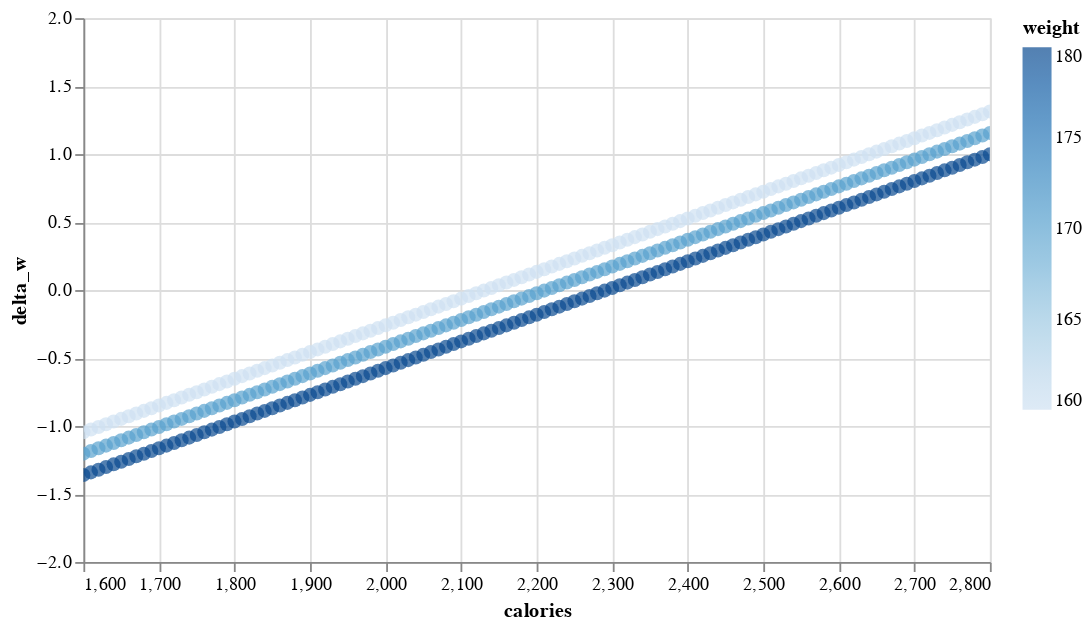

This figure's notebook cell:
### Code cell
wgt = wgt_df[wgt_df.steps==10000].copy()
alt.Chart(wgt).mark_circle(size=60).encode(
    alt.X('calories',
        scale=alt.Scale(domain=(1600, 2800))
    ),    
    y='delta_w',
    color='weight',
    tooltip=['calories', 'steps', 'weight', 'delta_w']
).properties(
    width=500,
    height=300
).interactive()

### Figure 1 — Vega-Lite specification as saved in the notebook (floating-point values rounded to 4 significant figures; data arrays with more than 128 entries replaced by an {"elided": "..."} marker saying what was removed)
{"config": {"view": {"continuousWidth": 400, "continuousHeight": 300}}, "data": {"name": "data-9fdbaa32e34b5c64ff7b3b24961091ce"}, "mark": {"type": "circle", "size": 60}, "encoding": {"color": {"type": "quantitative", "field": "weight"}, "tooltip": [{"type": "quantitative", "field": "calories"}, {"type": "quantitative", "field": "steps"}, {"type": "quantitative", "field": "weight"}, {"type": "quantitative", "field": "delta_w"}], "x": {"type": "quantitative", "field": "calories", "scale": {"domain": [1600, 2800]}}, "y": {"type": "quantitative", "field": "delta_w"}}, "height": 300, "selection": {"selector072": {"type": "interval", "bind": "scales", "encodings": ["x", "y"]}}, "width": 500, "$schema": "https://vega.github.io/schema/vega-lite/v4.0.2.json", "datasets": {"data-9fdbaa32e34b5c64ff7b3b24961091ce": {"elided": "450 records"}}}
